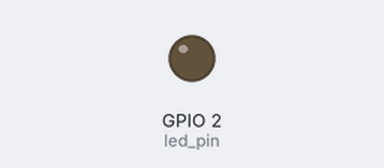
The sketch below on a simulated ESP32. Parts: output pins drawn as LEDs (lit = HIGH).

Above: at 1.0 s.
At 7.0 s:
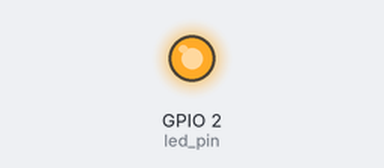
Timing chart, 0 to 15.6 s (numbered marks = the images above):
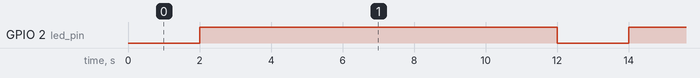

The sketch:

led_blinky.ino
```cpp
// Use only core 1 for demo
#if CONFIG_FREERTOS_UNICORE
static const BaseType_t app_cpu = 0;
#else
static const BaseType_t app_cpu = 1;
#endif

#ifndef LED_BUILTIN
#define LED_BUILTIN 2
#endif

// Pins
static const int led_pin = LED_BUILTIN;

// Our task: blink an LED on for 10 sec and off for 2 sec
void toggleLED(void* parameter) {
  while(1) {
    digitalWrite(led_pin, LOW);             // led light off
    vTaskDelay(2000 / portTICK_PERIOD_MS);  // delay for 2s
    digitalWrite(led_pin, HIGH);            // led light on
    vTaskDelay(10000 / portTICK_PERIOD_MS); // delay for 10000 ms or 10 sec
  }
}

void setup() {
  // configure led pin to be an output (instead of input)
  pinMode(led_pin, OUTPUT);

  // call the task create function; tell our task to run on only one core
  xTaskCreatePinnedToCore(  // Use xTaskCreate() in vanilla FreeRTOS
              toggleLED,    // Function to be called
              "Toggle LED", // Name of the task
              1024,         // Stack size (bytes in ESP32, words in FreeRTOS) (min for empty task is 768 bytes)
              NULL,         // Parameter to pss to function (next task)
              1,            // Task priority (0 to confixMAX_PRIORITIES - 1)
              NULL,         // Task handle
              app_cpu);     // Run on one core for demo purposes (ESP32 only)

  // If this was vanilla FreeRTOS, you'd want to call vTaskStartScheduler() in
  // main after setting up your tasks.
}

void loop() {
  // put your main code here, to run repeatedly:
}
```

Measured:
- by itself, GPIO 2 (led_pin): alternates HIGH for 10.0 s and LOW for 2.0 s
